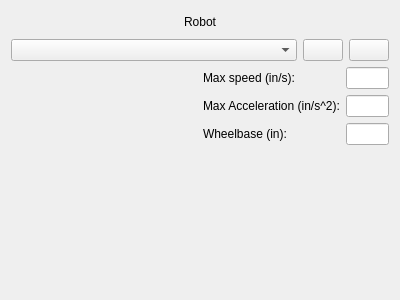
<?xml version="1.0" encoding="UTF-8"?>
<ui version="4.0">
 <class>RobotWidgetOuter</class>
 <widget class="QWidget" name="RobotWidgetOuter">
  <property name="geometry">
   <rect>
    <x>0</x>
    <y>0</y>
    <width>400</width>
    <height>300</height>
   </rect>
  </property>
  <property name="windowTitle">
   <string>Form</string>
  </property>
  <layout class="QVBoxLayout" name="verticalLayout" stretch="1,0,10">
   <item>
    <widget class="QLabel" name="label">
     <property name="text">
      <string>Robot</string>
     </property>
     <property name="alignment">
      <set>Qt::AlignCenter</set>
     </property>
    </widget>
   </item>
   <item>
    <layout class="QHBoxLayout" name="horizontalLayout_2" stretch="10,1,1">
     <item>
      <widget class="QComboBox" name="options"/>
     </item>
     <item>
      <widget class="QPushButton" name="add">
       <property name="text">
        <string/>
       </property>
       <property name="icon">
        <iconset resource="../resources/icons/icons.qrc">
         <normaloff>:/icons/plus.png</normaloff>:/icons/plus.png</iconset>
       </property>
      </widget>
     </item>
     <item>
      <widget class="QPushButton" name="remove">
       <property name="text">
        <string/>
       </property>
       <property name="icon">
        <iconset resource="../resources/icons/icons.qrc">
         <normaloff>:/icons/minus.png</normaloff>:/icons/minus.png</iconset>
       </property>
      </widget>
     </item>
    </layout>
   </item>
   <item>
    <layout class="QHBoxLayout" name="horizontalLayout" stretch="1,1">
     <item>
      <widget class="rip::navigation::pathfollower::gui::RobotWidgetInner" name="inner" native="true"/>
     </item>
     <item>
      <layout class="QFormLayout" name="formLayout_2">
       <item row="0" column="0">
        <widget class="QLabel" name="label_2">
         <property name="text">
          <string>Max speed (in/s):</string>
         </property>
        </widget>
       </item>
       <item row="1" column="0">
        <widget class="QLabel" name="label_3">
         <property name="text">
          <string>Max Acceleration (in/s^2):</string>
         </property>
        </widget>
       </item>
       <item row="1" column="1">
        <widget class="QLineEdit" name="max_acceleration"/>
       </item>
       <item row="0" column="1">
        <widget class="QLineEdit" name="max_speed"/>
       </item>
       <item row="2" column="0">
        <widget class="QLabel" name="label_4">
         <property name="text">
          <string>Wheelbase (in):</string>
         </property>
        </widget>
       </item>
       <item row="2" column="1">
        <widget class="QLineEdit" name="wheelbase"/>
       </item>
      </layout>
     </item>
    </layout>
   </item>
  </layout>
 </widget>
 <customwidgets>
  <customwidget>
   <class>rip::navigation::pathfollower::gui::RobotWidgetInner</class>
   <extends>QWidget</extends>
   <header>path_follower_gui/robot_widget_inner.hpp</header>
   <container>1</container>
  </customwidget>
 </customwidgets>
 <resources>
  <include location="../resources/icons/icons.qrc"/>
 </resources>
 <connections/>
</ui>
